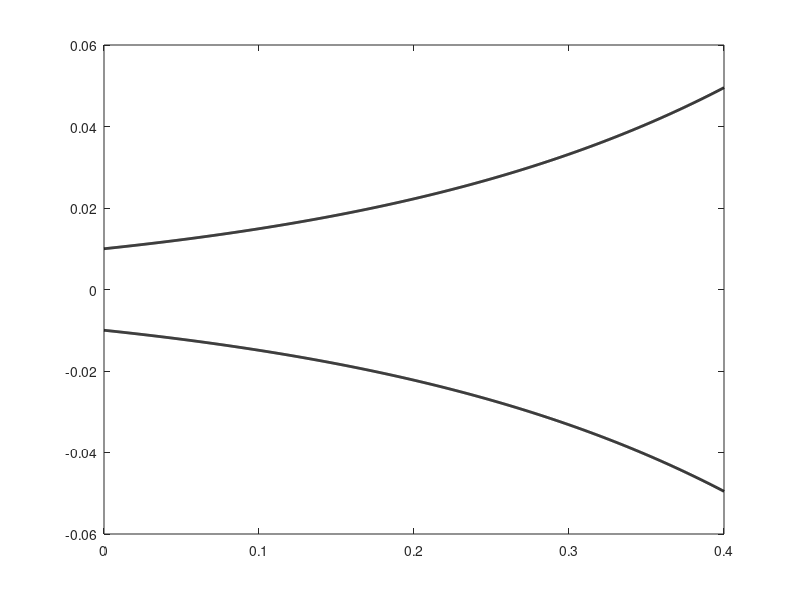

This chart was generated by the following MATLAB code: (Note: this script raises an error after producing the figure.)
%%
clear all
close all
clc

%% DATA

rho = 1.225;     %air density    [kg/m^3]
c = 343;         %speed in air   [m/s]
Zload = 0;       %mouth impedance
a0 = 0.01;       %radius of exponential horn's section: a = a0*exp(m*x) [m]
m = 4;
L = 0.4;         %total length of the horn [m]
fmin = 1;        %frequency study range [fmin, fmax] [Hz]
fmax = 2000;
freq_res = 10000;  %resolution of the frequency interval for the impedances' plots

f = linspace(fmin,fmax,freq_res);  %frequency axis [Hz]
omega = 2*pi*f;         %frequency axis [rad/s]
k = omega/c;            %wavenumber [m^-1]
b = sqrt(k.^2-m^2);     %geometrical quantity [m^-1]
theta = atan(m./b);     %geometrical quantity [/]

%cross sections
S1 = pi*a0^2;               %throat section [m^2]
S2 = pi*(a0*exp(L*m))^2;    %mouth section [m^2]

res = 1000;       %number of points used in the axial sections' plots

%% EXPONENTIAL HORN

x = linspace(0,L,res);
a = a0*exp(m*x);
numEXP = Zload*cos(b*L+theta)+1i*(rho*c/S2)*sin(b*L);
denEXP = 1i*Zload*sin(b*L)+(rho*c/S2)*cos(b*L-theta);
ZinEXP = (rho*c/S1)*numEXP./denEXP;

figure(1)
plot(x, a, 'k', 'linewidth', 2)
hold on
plot(x, -a, 'k', 'linewidth', 2)
yline(0, '-.')
hold off
xlabel('Length [m]', 'fontsize', 15)
ylabel('Cross-section radius [m]', 'fontsize', 15)
%title('Axial section of the exponential horn', 'fontsize', 20)

figure(2)
subplot(2,1,1)
plot(f, db(abs(ZinEXP)))
xlabel('Frequency [Hz]', 'fontsize', 15)
ylabel('$|Z_{IN}|\,[dB]$', 'interpreter', 'latex', 'fontsize', 15)
title('Magnitude', 'fontsize', 16)
subplot(2,1,2)
plot(f, angle(ZinEXP))
xlabel('Frequency [Hz]', 'fontsize', 15)
ylabel('$\angle Z_{IN}\,[deg]$', 'interpreter', 'latex', 'fontsize', 15)
yticks([-pi,-pi/2,0,pi/2,pi])
yticklabels([-180,-90,0,90,180])
title('Phase', 'fontsize', 16)
%sgtitle('Analytical input impedance of the exponential horn', 'fontsize', 20)


%% 1 CONICAL HORN
a1 = a0*exp(m*0);
a2 = a0*exp(m*L);
% x2 : a2 = L : (a2-a1)
x2 = (a2*L)/(a2-a1);
x1 = x2-L;
theta1 = atan(k*x1);
theta2 = atan(k*x2);

x = linspace(0,L,res);
slope = (a2-a1)/L;
a = slope*x + a1;

numCON = 1i*Zload*(sin(k*L-theta2)/sin(theta2))+(rho*c/S2)*sin(k*L);
denCON = Zload*(sin(k*L+theta1-theta2)./(sin(theta1).*sin(theta2)))-(1i*rho*c/S2).*(sin(k*L+theta1)./sin(theta1));
ZinCON_1 = (rho*c/S1)*numCON./denCON;


figure(1)
plot(x, a, 'k', 'linewidth', 2)
hold on
plot(x, -a, 'k', 'linewidth', 2)
yline(0, '-.')
hold off
xlabel('Length [m]', 'fontsize', 15)
ylabel('Cross-section radius [m]', 'fontsize', 15)
%title('Approximation with 1 conical horn', 'fontsize', 20)

figure(2)
subplot(2,1,1)
plot(f, db(abs(ZinCON_1)))
xlabel('Frequency [Hz]', 'fontsize', 15)
ylabel('$|Z_{IN}|\,[dB]$', 'interpreter', 'latex', 'fontsize', 15)
title('Magnitude', 'fontsize', 16)
subplot(2,1,2)
plot(f, angle(ZinCON_1))
xlabel('Frequency [Hz]', 'fontsize', 15)
ylabel('$\angle Z_{IN}\,[deg]$', 'interpreter', 'latex', 'fontsize', 15)
yticks([-pi,-pi/2,0,pi/2,pi])
yticklabels([-180,-90,0,90,180])
title('Phase', 'fontsize', 16)
%sgtitle('Approximation of input impedance through 1 conical horn', 'fontsize', 20)


%% FROM 1 TO n CONICAL HORNS  (points a) and b) )

n = 15;

deltas = zeros(1,n);

e1 = zeros(1, n);
e2 = zeros(1, n);

for j = 1:n
    delta = L/j;
    deltas(j) = delta;
    points = round(res/j);
    
    ZL = Zload;
    for i = 1:j
        a2 = a0*exp(m*(j-i+1)*delta);
        a1 = a0*exp(m*(j-i)*delta);
        x1 = (a1*delta)/(a2-a1);
        x2 = x1+delta;
        theta1 = atan(k*x1);
        theta2 = atan(k*x2);
        S1 = pi*(a1^2);
        S2 = pi*(a2^2);
        x = linspace(0, delta, points);
        slope = (a2-a1)/delta;
        a = slope*x + a1;

        numCON = 1i*ZL.*(sin(k*delta-theta2)./sin(theta2))+(rho*c/S2)*sin(k*delta);
        denCON = ZL.*(sin(k*delta+theta1-theta2)./(sin(theta1).*sin(theta2)))-(1i*rho*c/S2).*(sin(k*delta+theta1)./sin(theta1));
        ZinCON_n = (rho*c/S1)*numCON./denCON;

        ZL = ZinCON_n;
        
        if j == n
            figure(1)
            plot((j-i)*delta+x, a, 'k', 'linewidth', 2)
            hold on
            plot((j-i)*delta+x, -a, 'k', 'linewidth', 2)
            yline(0, '-.')
            xline((j-i)*delta, '--', 'color', [0.8500, 0.3250, 0.0980], 'linewidth', 0.2)
        end
    end
    if j == n
        line([2*delta,3*delta],[0.03,0.03], 'color','k')
        text(2.4*delta,0.032,'$\delta$', 'interpreter', 'latex', 'fontsize', 20)
    end
    hold off
    
    if j == n
        figure(2)
        subplot(2,1,1)
        plot(f,db(abs(ZinCON_n)))
        subplot(2,1,2)
        plot(f, angle(ZinCON_n))
    end
    
    for i = 1:length(f)
        e1(j) = e1(j) + (abs(ZinCON_n(i) - ZinEXP(i)))^2;
    end
    e1(j) = e1(j)/(2*pi*(fmax-fmin));
    
    
    [pks_CON, locs_CON] = findpeaks(abs(ZinCON_n));
    [pks_EXP, locs_EXP] = findpeaks(abs(ZinEXP));
    
    argmax_omega_CON = 2*pi*f(locs_CON);
    argmax_omega_EXP = 2*pi*f(locs_EXP);
    
    for i = 1:5
        e2(j) = e2(j) + abs(argmax_omega_CON(i)-argmax_omega_EXP(i));
    end
end

figure(1)

xlabel('Length [m]', 'fontsize', 15)
ylabel('Cross-section radius [m]', 'fontsize', 15)
%title(strcat(['Approximation with ', num2str(n), ' conical horns']), 'fontsize', 20)

figure(2)
subplot(2,1,1)
xlabel('Frequency [Hz]', 'fontsize', 15)
ylabel('$|Z_{IN}|\,[dB]$', 'interpreter', 'latex', 'fontsize', 15)
title('Magnitude', 'fontsize', 16)
subplot(2,1,2)
xlabel('Frequency [Hz]', 'fontsize', 15)
ylabel('$\angle Z_{IN}\,[deg]$', 'interpreter', 'latex', 'fontsize', 15)
yticks([-pi,-pi/2,0,pi/2,pi])
yticklabels([-180,-90,0,90,180])
title('Phase', 'fontsize', 16)
%sgtitle(strcat(['Approximation of input impedance through ',num2str(n), ' conical horns']), 'fontsize', 20)

figure(3)
subplot(2,1,1)
stem(deltas,e1)
xlabel('$\delta$', 'interpreter', 'latex', 'fontsize', 15)
ylabel('$e_1$', 'interpreter', 'latex', 'fontsize', 15)
title('Error 1', 'fontsize', 16)
subplot(2,1,2)
stem(deltas,e2)
xlabel('$\delta$', 'interpreter', 'latex', 'fontsize', 15)
ylabel('$e_2$', 'interpreter', 'latex', 'fontsize', 15)
title('Error 2', 'fontsize', 16)
%sgtitle(strcat(['Errors of the approximation with ', num2str(n), ' conical horns']), 'fontsize', 20)


%% UNIFORM SAMPLING ON y-AXIS  (extra point)

n = n;

%geometry
a1 = a0*exp(m*0);
a2 = a0*exp(m*L);
H = a2-a1;

e1_ysamp = zeros(1, n);
e2_ysamp = zeros(1, n);

for j = 1:n
    
    height = H/j;
    
    ZL = Zload;
    
    len = L;
    
    for i = 1:j
        a1 = (j-i)*height + a0;             %y_value of the throat of the (j-i+1)-th cone
        a2 = (j-i+1)*height + a0;           %y_value of the mouth of the (j-i+1)-th cone
        d1 = (1/m)*log(a1/a0);              %x_value of the throat of the (j-i+1)-th cone
        d2 = (1/m)*log(a2/a0);              %x_value of the mouth of the (j-i+1)-th cone
        delta = d2-d1;                      %distance between throat and mouth
        x1 = (a1*delta)/(a2-a1);
        x2 = x1+delta;
        theta1 = atan(k*x1);
        theta2 = atan(k*x2);
        S1 = pi*(a1^2);
        S2 = pi*(a2^2);
        
        ratio = L/delta;                    %number of points on x_axis for the plot of the axial section
        points = round(res/ratio);
        x = linspace(0, delta, points);
        slope = (a2-a1)/delta;
        a = slope*x + a1;

        numCON = 1i*ZL.*(sin(k*delta-theta2)./sin(theta2))+(rho*c/S2)*sin(k*delta);
        denCON = ZL.*(sin(k*delta+theta1-theta2)./(sin(theta1).*sin(theta2)))-(1i*rho*c/S2).*(sin(k*delta+theta1)./sin(theta1));
        ZinCON_ysamp = (rho*c/S1)*numCON./denCON;
        
        ZL = ZinCON_ysamp;
        
        if j == n
            figure(1)
            plot((len-delta)+x, a, 'k', 'linewidth', 2)
            hold on
            plot((len-delta)+x, -a, 'k', 'linewidth', 2)
            yline(0, '-.')
            xline(len-delta, '--', 'color', [0.8500, 0.3250, 0.0980], 'linewidth', 0.2)
        end
        len = len-delta;        
    end
    hold off
    
    if j == n
        figure(2)
        subplot(2,1,1)
        plot(f, db(abs(ZinCON_ysamp)))
        subplot(2,1,2)
        plot(f, angle(ZinCON_ysamp))
    end

    
    for i = 1:length(f)
        e1_ysamp(j) = e1_ysamp(j) + (abs(ZinCON_ysamp(i) - ZinEXP(i)))^2;
    end
    e1_ysamp(j) = e1_ysamp(j)/(2*pi*(fmax-fmin));
    
    
    [pks_CON, locs_CON] = findpeaks(abs(ZinCON_ysamp));
    [pks_EXP, locs_EXP] = findpeaks(abs(ZinEXP));
    
    argmax_omega_CON = 2*pi*f(locs_CON);
    argmax_omega_EXP = 2*pi*f(locs_EXP);
    
    for i = 1:5
        e2_ysamp(j) = e2_ysamp(j) + abs(argmax_omega_CON(i)-argmax_omega_EXP(i));
    end
end

figure(1)
xlabel('Length [m]', 'fontsize', 15)
ylabel('Cross-section radius [m]', 'fontsize', 15)
%title(strcat(['Approximation with ', num2str(n), ' conical horns']), 'fontsize', 20)

figure(2)
subplot(2,1,1)
xlabel('Frequency [Hz]', 'fontsize', 15)
ylabel('$|Z_{IN}|\,[dB]$', 'interpreter', 'latex', 'fontsize', 15)
title('Magnitude', 'fontsize', 16)
subplot(2,1,2)
xlabel('Frequency [Hz]', 'fontsize', 15)
ylabel('$\angle Z_{IN}\,[deg]$', 'interpreter', 'latex', 'fontsize', 15)
yticks([-pi,-pi/2,0,pi/2,pi])
yticklabels([-180,-90,0,90,180])
title('Phase', 'fontsize', 16)
%sgtitle(strcat(['Approximation of input impedance through ',num2str(n), ' conical horns']), 'fontsize', 20)

figure(3)
subplot(2,1,1)
stem(linspace(1,n,n),e1_ysamp)
ylim([1,1000]*10^15)
xlabel('$n$', 'interpreter', 'latex', 'fontsize', 15)
ylabel('$e_1$', 'interpreter', 'latex', 'fontsize', 15)
title('Error 1', 'fontsize', 16)
subplot(2,1,2)
stem(linspace(1,n,n),e2_ysamp)
xlabel('$n$', 'interpreter', 'latex', 'fontsize', 15)
ylabel('$e_2$', 'interpreter', 'latex', 'fontsize', 15)
title('Error 2', 'fontsize', 16)
%sgtitle(strcat(['Errors of the approximation with ', num2str(n), ' conical horns']), 'fontsize', 20)


%% COMPARISON BETWEEN EXP HORN, 1 CONICAL, n CONICAL

str = strcat(['Approx - ', num2str(n), ' conical horns']);

figure(1)
subplot(2,1,1)
plot(f,db(abs(ZinEXP)), 'linewidth', 2)
hold on
plot(f,db(abs(ZinCON_1)), 'linewidth', 2)
plot(f,db(abs(ZinCON_n)), '-.', 'linewidth', 2)
hold off
xlabel('Frequency [Hz]', 'fontsize', 15)
ylabel('$|Z_{IN}|\,[dB]$', 'interpreter', 'latex', 'fontsize', 15)
title('Magnitude')
legend('Analytical solution', 'Approx - 1 conical horn', str)
subplot(2,1,2)
plot(f, angle(ZinEXP), 'linewidth', 2)
hold on
plot(f, angle(ZinCON_1), 'linewidth', 2)
plot(f, angle(ZinCON_n), '-.', 'linewidth', 2)
hold off
xlabel('Frequency [Hz]', 'fontsize', 15)
ylabel('$\angle Z_{IN}\,[deg]$', 'interpreter', 'latex', 'fontsize', 15)
yticks([-pi,-pi/2,0,pi/2,pi])
yticklabels([-180,-90,0,90,180])
title('Phase')
%sgtitle('Comparison between the exponential horn and approximation with conical horns', 'fontsize', 20)


%% COMPARISON BETWEEN DIFFERENT SAMPLING STRATEGIES

figure(1)
subplot(2,1,1)
plot(f,db(abs(ZinEXP)), 'linewidth', 2)
hold on
plot(f,db(abs(ZinCON_n)), '-.', 'linewidth', 2)
plot(f,db(abs(ZinCON_ysamp)), '.', 'linewidth', 2)
hold off
xlabel('Frequency [Hz]', 'fontsize', 15)
ylabel('$|Z_{IN}|\,[dB]$', 'interpreter', 'latex', 'fontsize', 15)
title('Magnitude')
legend('Analytical solution', 'Uniform sampling on x-axis', 'Uniform sampling on y-axis')
subplot(2,1,2)
plot(f, angle(ZinEXP), 'linewidth', 2)
hold on
plot(f, angle(ZinCON_n), 'linewidth', 2)
plot(f, angle(ZinCON_ysamp), '-.', 'linewidth', 2)
hold off
xlabel('Frequency [Hz]', 'fontsize', 15)
ylabel('$\angle Z_{IN}\,[deg]$', 'interpreter', 'latex', 'fontsize', 15)
yticks([-pi,-pi/2,0,pi/2,pi])
yticklabels([-180,-90,0,90,180])
title('Phase')
%sgtitle('Comparison between different sampling strategies', 'fontsize', 20)


%% Air load    (point d) )
%first approximation whit e2=0 is for L/10
n = 10;
delta = L/n;

%computing air impedance load
a = a0*exp(m*L);        %radius of the unflanged cylinder
Sp = pi*a^2;            %cross section of the unflanged cylinder
ZL0 = 0.25*(rho.*(omega.^2)./(pi*c))+1i*0.61*rho.*omega./(pi*a);

%considering only the 10th cone, before the cylinder
a2 = a0*exp(m*(10*delta));      %end radius
a1 = a0*exp(m*(9*delta));       %start radius
flare = atan((a2-a1)/delta);    %flare angle of the 10th cone
Ss = 2*Sp/(1+cos(flare));       %area of the wavefront leaving te cone

ZL = ZL0*(Sp/Ss);

%calculating Z_IN of the horn
for i = 1:n
    a2 = a0*exp(m*(n-i+1)*delta);
    a1 = a0*exp(m*(n-i)*delta);
    x1 = (a1*delta)/(a2-a1);
    x2 = x1+delta;
    theta1 = atan(k*x1);
    theta2 = atan(k*x2);
    S1 = pi*(a1^2);
    S2 = pi*(a2^2);

    numCON = 1i*ZL.*(sin(k*delta-theta2)./sin(theta2))+(rho*c/S2)*sin(k*delta);
    denCON = ZL.*(sin(k*delta+theta1-theta2)./(sin(theta1).*sin(theta2)))-(1i*rho*c/S2).*(sin(k*delta+theta1)./sin(theta1));
    ZinCON_10 = (rho*c/S1)*numCON./denCON;
    
    ZL = ZinCON_10;
end


figure(1)
subplot(2,1,1)
plot(f, db(abs(ZinCON_10)))
xlabel('Frequency [Hz]', 'fontsize', 15)
ylabel('$|Z_{IN}|\,[dB]$', 'interpreter', 'latex', 'fontsize', 15)
title('Magnitude', 'fontsize', 16)
subplot(2,1,2)
plot(f, angle(ZinCON_10))
xlabel('Frequency [Hz]', 'fontsize', 15)
ylabel('$\angle Z_{IN}\,[deg]$', 'interpreter', 'latex', 'fontsize', 15)
yticks([-pi,-pi/2,0,pi/2,pi])
yticklabels([-180,-90,0,90,180])
title('Phase', 'fontsize', 16)
%sgtitle('Approximation with 10 conical horns considering air load', 'fontsize', 20)


%% COMPOUND HORN   (point e) )

%Data
L_cyl = 0.6;
a_cyl = a0;
S_cyl = pi*(a_cyl^2);
Z0 = rho*c/S_cyl;

numCYL = ZinCON_10.*cos(k*L_cyl)+1i*Z0*sin(k*L_cyl);
denCYL = 1i*ZinCON_10.*sin(k*L_cyl)+Z0*cos(k*L_cyl);
ZinCYL = Z0*(numCYL./denCYL);

[pks_COMP, locs_COMP] = findpeaks(abs(ZinCYL));
argmax_omega_COMP = f(locs_COMP);
tenMax = zeros(1,10);

for i=1:10
    tenMax(i) = argmax_omega_COMP(i);
end

figure(1)
subplot(2,1,1)
plot(f, db(abs(ZinCYL)))
xlabel('Frequency [Hz]', 'fontsize', 15)
ylabel('$|Z_{IN}|\,[dB]$', 'interpreter', 'latex', 'fontsize', 15)
title('Magnitude', 'fontsize', 16)
subplot(2,1,2)
plot(f, angle(ZinCYL))
xlabel('Frequency [Hz]', 'fontsize', 15)
ylabel('$\angle Z_{IN}\,[deg]$', 'interpreter', 'latex', 'fontsize', 15)
yticks([-pi,-pi/2,0,pi/2,pi])
yticklabels([-180,-90,0,90,180])
title('Phase', 'fontsize', 16)
%sgtitle('Compound horn', 'fontsize', 20)

